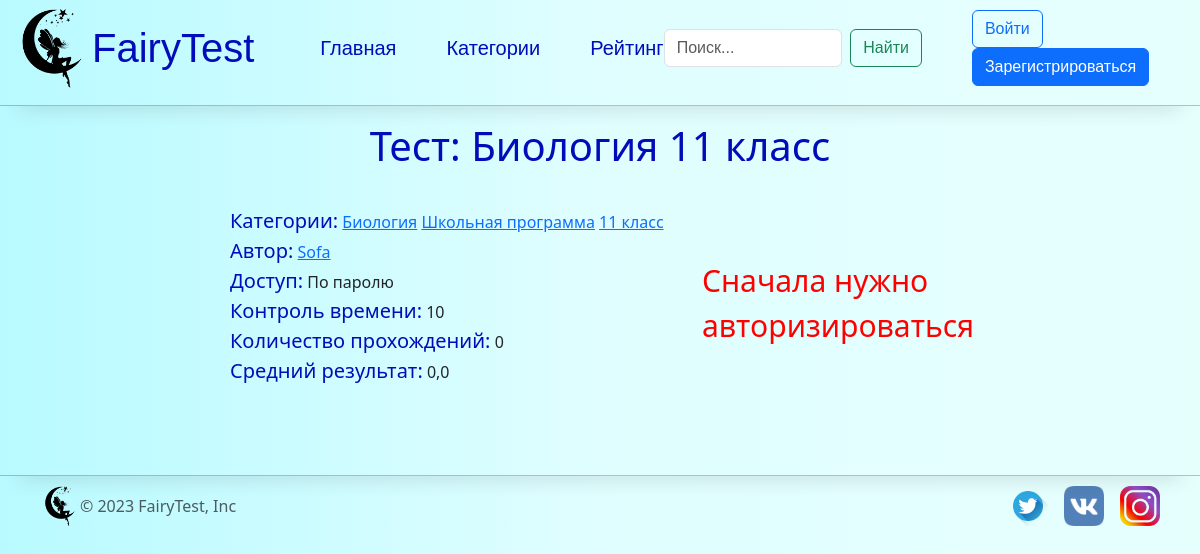
Page /testinfo/Биология 11 класс on the committed database.
### tests/models.py (models this page shows)
class Tests(models.Model):
    name = models.CharField(max_length=255)
    slug = models.SlugField(max_length=255, unique=True, db_index=True, verbose_name="URL")
    private=models.BooleanField(default=False)
    password = models.CharField(null=True, max_length=20)
    rating=models.FloatField(default=0)
    average_result=models.FloatField(default=0)
    number_of_passes=models.IntegerField(default=0)
    time_control=models.IntegerField()
    author=models.ForeignKey('main.CustomUser', on_delete=models.PROTECT)
    categories=models.ManyToManyField('Categories')
    time_create=models.DateTimeField(auto_now_add=True)
    time_update=models.DateTimeField(auto_now=True)

class Categories(models.Model):
    name=models.CharField(max_length=255, unique=True)

### main/models.py (models this page shows)
class CustomUser(AbstractUser):
    number=models.CharField(max_length=25, null=True, unique=True)
    date_of_birth=models.DateField(default='1111-11-11')
    city=models.CharField(max_length=50, default='0')
    country=models.CharField(default='0', max_length=255)
    test_result=models.ManyToManyField(Tests, through=Test_results)
    question_result = models.ManyToManyField(Questions, through=Question_results)
    time_update=models.DateTimeField(auto_now=True)
    mailing=models.BooleanField(default=True)
    avatar=models.ImageField(upload_to='photos/%Y-%m-%d/', default='avatar.png')

### tests/views.py (the view)
# urls.py: path('testinfo/<str:name>', views.TestInfoPage.as_view(), name='testinfo'),
class TestInfoPage(DetailView):
    model = Tests
    template_name = 'tests/test_info.html'
    def get_object(self):
        return Tests.objects.get(name=self.kwargs['name'])
    def get_context_data(self, **kwargs):
        context = super().get_context_data(**kwargs)
        context['title'] = self.kwargs['name']
        return context

### tests/templates/tests/test_info.html (shortened to what this page needs)
{% extends "main/frame.html" %}
{% block content %}
<head>
</head>
<body>
    <div class="heading text-center mb">Тест: {{ object.name }}</div>
    <div style="margin-left: 15%;">
        <div class="row">
        <div class="col-md-6">
        <div class="menulink" style="display: inline-block;">Категории: </div>
        {% for category in object.categories.all %}
        <div style="display: inline-block;"><a href="{% url 'category' category.name %}">{{ category.name|capfirst }}</a></div>
        {% endfor %}
        <br>
        <div class="menulink" style="display: inline-block;">Автор:</div>
        <div style="display: inline-block;"><a href="#"> {{ object.author.username }}</a></div>
        <br>
        <div class="menulink" style="display: inline-block;">Доступ:</div>
        <div style="display: inline-block;">{% if object.private %}
            По паролю
        {% else %} Открытый {% endif %}</div>
        <br>
        <div class="menulink" style="display: inline-block;">Контроль времени:</div>
        <div style="display: inline-block;">{{ object.time_control }}</div>
        <br>
        <div class="menulink" style="display: inline-block;">Количество прохождений:</div>
        <div style="display: inline-block;">{{ object.number_of_passes }}</div>
        <br>
        <div class="menulink" style="display: inline-block;">Средний результат:</div>
        <div style="display: inline-block;">{{ object.average_result }}</div>
        </div>
        <div class="col-md-6" style="margin-top: 5%;">
            {% if request.user.is_authenticated %}
                {% if request.user.id == object.author %}
                    <div style="color:red; font-size: 30px;">
                        Вы являетесь создателем этого теста и не можете его пройти!
                    </div>
                {% else %}
                    <a><button class="btn btn-success btn-lg" type="button" onclick="checkpassword('{{object.password}}')">Перейти к прохождению теста</button></a>
                    <input type="hidden" id="Url" data-url="{% url 'testpassing' slug=object.slug number=1 %}"/>
                {% endif %}
            {% else %}
                <div style="color:red; font-size: 30px;">
                    Сначала нужно авторизироваться
                </div>
            {% endif %}
        </div>
    </div>
</div>
</body>
{% endblock %}

### main/static/main/css/style.css (style rules this page uses)
body { background-attachment: fixed; background: -webkit-linear-gradient(90deg, #b8faff,#e0feff,#e5fffd); background: linear-gradient(90deg, #b8faff,#e0feff,#e5fffd); }
.heading { font-size: 40px; color: rgb(0, 12, 185); padding-top: var(--bs-navbar-brand-padding-y); padding-bottom: var(--bs-navbar-brand-padding-y); margin-right: var(--bs-navbar-brand-margin-end); text-decoration: none; white-space: nowrap; }
.menulink { margin-left:50px; font-size: 20px; color: rgb(0, 12, 185); text-decoration: none; }
.mb { margin-bottom: 30px; }

### rows in the picture
Tests: name "Биология 11 класс", author.username "Sofa", time_control "10", number_of_passes "0", average_result "0,0"
Categories: name "Биология"
Categories: name "Школьная программа"
Categories: name "11 класс"
